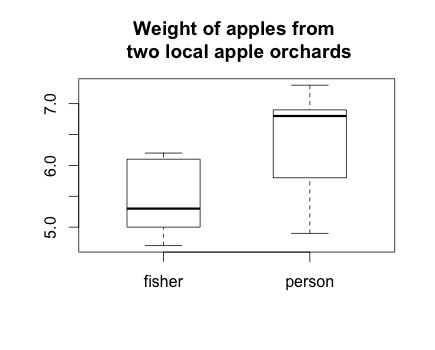

R code for this plot:
rm(list = ls())
library(plyr)
setwd("/Users/Qihong/Courses/STAT333/hw1")


fisher = c(4.7, 5.3, 5.9, 4.8, 5.1, 6.2, 6.1, 6.1, 5.3, 6.1, 4.9)
pearson = c(6.3, 5.7, 5.8, 4.9, 6.9, 6.8, 7.2, 6.9, 6.8, 7.3)

length(fisher)
length(pearson)
type <- c(rep("fisher",length(fisher)), rep("person", length(pearson))) 
data = data.frame(c(fisher,pearson), type)
names(data)[1] = 'weight'
names(data)[2] = 'orchard'

boxplot(data$weight ~ data$orchard, 
        boxwex = 0.5, 
        main = "Weight of apples from \n two local apple orchards")

result = t.test(fisher, pearson, alternative = "less", var.equal = T,
       conf.level = 0.95)

result
